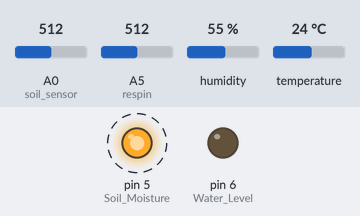
The sketch below on a simulated Arduino Uno, built with avr-gcc and run on an emulated ATmega328P. Shown: output pins drawn as LEDs (lit = HIGH). Dashed ring = blinking. The inputs (shaded band) are chosen by the test bench; at power-on: A5 (respin) = 512, A0 (soil_sensor) = 512, humidity 55 %, temperature 24 °C. No radio packets arrive unless stated; what the sketch prints to the serial monitor is not drawn.

Above: at 1.3 s.
1.4 s: A5 (respin) set to 313
4.9 s: A5 (respin) set to 291
At 5.46 s:
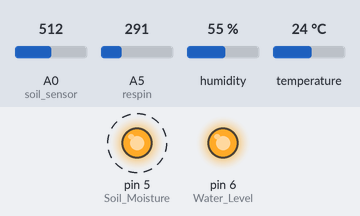
8.4 s: A5 (respin) set to 306
At 9.06 s:
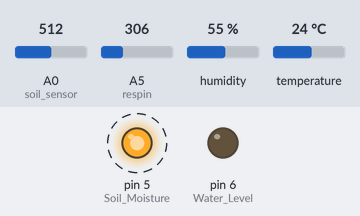
11.9 s: A5 (respin) set to 90
At 12.66 s:
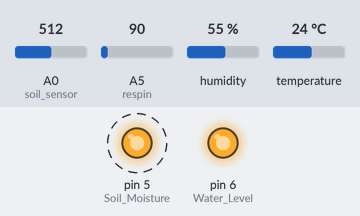
Timing chart, 0 to 16.4 s (numbered marks = the images above; inputs shaded):
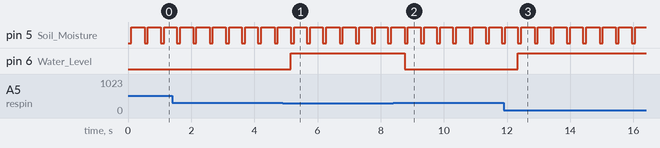

The sketch:

demo.ino.ino
```cpp
#include "DHT.h"
#define DHTPIN 2
#define DHTTYPE DHT11
#include <RH_ASK.h>
// Include dependant SPI Library
#include <SPI.h>
 // Create Amplitude Shift Keying Object
RH_ASK rf_driver;
DHT dht(DHTPIN, DHTTYPE);
int resval = 0; // holds the value
int respin = A5; // sensor pin used
int cm;
const int soil_sensor = A0;  // Analog input pin that the soil moisture sensor is attached to
int soilValue = 0;

void setup() {
  //Serial Port begin
  Serial.begin (9600);
  // Initialize ASK Object
    rf_driver.init();
  //Define inputs and outputs
  pinMode(6,OUTPUT); // Water Level
  pinMode(5,OUTPUT); // Soil Moisture
  pinMode(3,OUTPUT); // DHT11
  dht.begin();
}

void loop() {
  // The sensor is triggered by a HIGH pulse of 10 or more microseconds.
  // Give a short LOW pulse beforehand to ensure a clean HIGH pulse:
  digitalWrite(6, LOW);
  digitalWrite(5, LOW);
  digitalWrite(3, LOW);


  // Read the signal from the sensor: a HIGH pulse whose
  // duration is the time (in microseconds) from the sending
  // of the ping to the reception of its echo off of an object.
  resval = analogRead(respin); //Read data from analog pin and store it to resval variable
  if (resval<=100)
  {
    cm=0;
  }
  else if (resval>100 && resval<=300)
  {
    cm=1;
  }
  else if (resval>300 && resval<=330)
  {
    cm=2;
  }
  else if (resval>330)
  {
    cm=3;
  }
  if (cm<=1)
  {
    digitalWrite(6,HIGH);
  }
  delay(100);
  soilValue = analogRead(soil_sensor);
  soilValue = (soilValue/1023) * 100;
  Serial.print("Moisture Value = " );
  Serial.println(soilValue);
  if (soilValue==0) {
    digitalWrite(5,HIGH);
  }
  delay(100);
  float h = dht.readHumidity();
  // Read temperature as Celsius
  float t = dht.readTemperature();
  // Read temperature as Fahrenheit
  float f = dht.readTemperature(true);
  if (isnan(h) || isnan(t) || isnan(f)) {
    Serial.println("Failed to read from DHT sensor!");
    return;
  }
  float hi = dht.computeHeatIndex(f, h);
  if (t>=30){
    digitalWrite(3,HIGH);
  }
  Serial.print("Humidity: ");
  Serial.print(h);
  Serial.print(" %\t");
  Serial.print("Temperature: ");
  Serial.print(t);
  Serial.print(" *C ");
  Serial.print(f);
  Serial.print(" *F\t");
  Serial.print("Heat index: ");
  Serial.print(hi);
  Serial.println(" *F");
  //const char *msg_ = "Start";
  const char msg[10];
  const char msg1[10];
  const char msg2[10];

  dtostrf(cm,4,4,msg);
  dtostrf(soilValue,4,4,msg1);
  dtostrf(t,4,4,msg2);
  //rf_driver.send((uint8_t *)msg_, strlen(msg_));
  rf_driver.send((uint8_t *)msg, strlen(msg));
  delay(100);
  rf_driver.send((uint8_t *)msg1, strlen(msg1));
  delay(100);
  rf_driver.send((uint8_t *)msg2, strlen(msg2));
  delay(100);
}
```

Measured:
- the behaviour switches between 301 and 300 on A5 (respin) (found by bisection; images 0 and 1)
- after the input at 4.9 s, pin 6 (Water_Level): LOW → HIGH after 0.26 s
- after the input at 8.4 s, pin 6 (Water_Level): HIGH → LOW after 0.36 s
- after the input at 11.9 s, pin 6 (Water_Level): LOW → HIGH after 0.45 s
- by itself, pin 5 (Soil_Moisture): alternates HIGH for 0.41 s and LOW for 0.10 s
